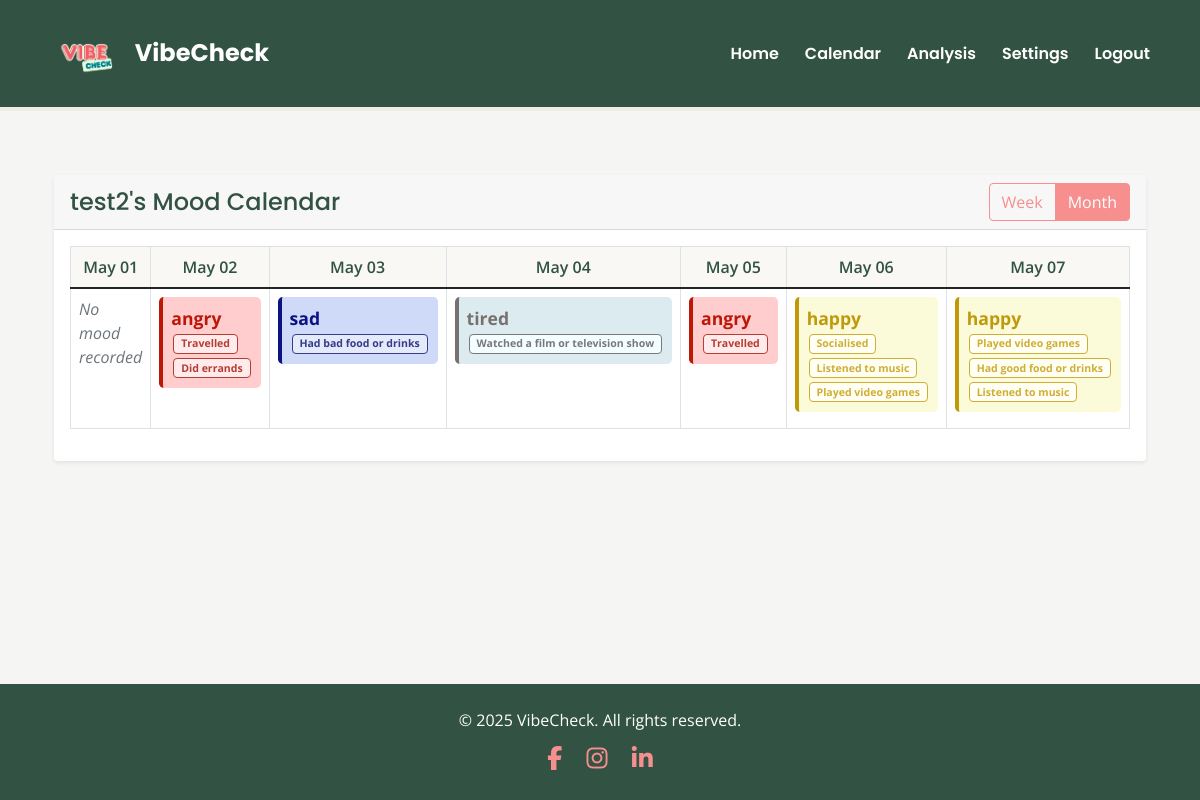
/calendar/test2 (signed in), run on the app's committed database.
### app/models.py (models this page shows, shortened)
class User(UserMixin, db.Model):
    username = db.Column(db.String(30), primary_key=True)
    password = db.Column(db.String(100))
    privacy_setting = db.Column(db.String(20), default='friends')  # Can be 'public', 'friends', or 'private'
    moods = db.relationship('Mood', backref='user', lazy=True)
    friends = db.relationship(
        'User',
        secondary='friendships',
        primaryjoin=username==Friendship.user_id,
        secondaryjoin=username==Friendship.friend_id,
        backref='friend_of'
    )

class Mood(db.Model):
    id = db.Column(db.Integer, primary_key=True)
    mood = db.Column(db.String(50), nullable=False)
    reasons = db.Column(db.String(500), nullable=True)  # JSON string of selected reasons
    timestamp = db.Column(db.DateTime, nullable=False)
    user_id = db.Column(db.String(30), db.ForeignKey('user.username'), nullable=False)
    def get_reasons(self):
        return json.loads(self.reasons) if self.reasons else []
    @staticmethod
    def get_moods_for_date_range(user_id, start_date, end_date):
        moods = Mood.query.filter(
            Mood.user_id == user_id,
            Mood.timestamp >= start_date,
            Mood.timestamp <= end_date
        ).order_by(Mood.timestamp).all()
        mood_dict = {}
        for mood in moods:
            date_str = mood.timestamp.strftime('%Y-%m-%d')
            mood_dict[date_str] = mood
        return mood_dict

### app/main.py (the view, shortened to what this page needs)
@bp.route('/calendar/<user_id>')
@login_required
def calendar_view(user_id):
    user = User.query.get_or_404(user_id)
    today = datetime.now().date()
    week_start = today - timedelta(days=today.weekday())
    week_end = week_start + timedelta(days=6, hours=23, minutes=59, seconds=59)
    month_start = today.replace(day=1)
    if today.month == 12:
        month_end = today.replace(year=today.year + 1, month=1, day=1) - timedelta(days=1)
    else:
        month_end = today.replace(month=today.month + 1, day=1) - timedelta(days=1)
    week_dates = [week_start + timedelta(days=i) for i in range(7)]
    month_dates = []
    current_date = month_start
    while current_date <= month_end:
        month_dates.append(current_date)
        current_date += timedelta(days=1)
    week_moods = Mood.get_moods_for_date_range(user_id, week_start, week_end)
    month_moods = Mood.get_moods_for_date_range(user_id, month_start, month_end)
    return render_template('calendar.html',
                         user=user,
                         week_dates=week_dates,
                         month_dates=month_dates,
                         week_moods=week_moods,
                         month_moods=month_moods)

### app/__init__.py (called while the page is built)
def create_app(config_class=Config):
    app = Flask(__name__)
    app.config.from_object(config_class)
    if csrf_available:
        csrf = CSRFProtect(app)  # moved here to use app context directly
    db.init_app(app)
    login_manager.init_app(app)
    from app.auth import bp as auth_bp
    app.register_blueprint(auth_bp)
    from app.main import bp as main_bp
    app.register_blueprint(main_bp)
    os.makedirs(os.path.join(os.path.dirname(os.path.dirname(__file__)), 'instance'), exist_ok=True)
    from app.models import User, Mood, Friendship
    @login_manager.user_loader
    def load_user(id):
        return User.query.get(str(id))
    return app

### app/templates/calendar.html (shortened to what this page needs)
{% extends "base.html" %}
{% block head %}
<link rel="stylesheet" href="{{ url_for('static', filename='css/calendar.css') }}">
{% endblock %}
{% block content %}
<div class="container mt-4">
    <div class="row">
        <div class="col-12">
            <div class="card border-0 shadow-sm rounded-4 bg-light-subtle">
                <div class="card-header d-flex justify-content-between align-items-center">
                    <h4>{{ user.username }}'s Mood Calendar</h4>
                    <div class="btn-group">
                        <button type="button" class="btn btn-outline-theme" id="weekView">Week</button>
                        <button type="button" class="btn btn-outline-theme active" id="monthView">Month</button>
                    </div>
                </div>
                <div class="card-body">
                    <div id="monthCalendar">
                        <div class="table-responsive">
                            <table class="table table-bordered">
                                <thead>
                                    <tr>
                                        {% for day in month_dates %}
                                        <th>{{ day.strftime('%b %d') }}</th>
                                        {% endfor %}
                                    </tr>
                                </thead>
                                <tbody>
                                    <tr>
                                        {% for day in month_dates %}
                                        <td class="mood-cell" data-date="{{ day.strftime('%Y-%m-%d') }}">
                                            {% set mood = month_moods.get(day.strftime('%Y-%m-%d')) %}
                                            {% if mood %}
                                            <div class="mood-indicator bg-{{ mood.mood }}-subtle rounded-3 p-2 fw-bold">
                                                {{ mood.mood }}
                                                <div class="reasons-list">
                                                    {% for reason in mood.get_reasons() %}
                                                    <span class="reason-{{ mood.mood }} badge">{{ reason }}</span>
                                                    {% endfor %}
                                                </div>
                                            </div>
                                            {% else %}
                                            <div class="text-muted fst-italic">No mood recorded</div>
                                            {% endif %}
                                        </td>
                                        {% endfor %}
                                    </tr>
                                </tbody>
                            </table>
                        </div>
                    </div>
                </div>
            </div>
        </div>
    </div>
</div>
{% endblock %}

### app/static/css/base.css (style rules this page uses)
body { background-color: #F5F5F3; font-family: 'Open Sans', sans-serif; }
.mood-indicator { padding: 0.25rem 0.5rem; border-radius: 0.25rem; font-size: 0.875rem; }

### app/static/css/calendar.css (style rules this page uses)
.mood-cell { height: 100px; padding: 8px; vertical-align: top; background-color: #fff; transition: background-color 0.2s ease-in-out; }
.mood-indicator { font-size: 1.1em; padding: 4px 8px; border-radius: 4px; margin-bottom: 8px; background-color: #f9f8f4; font-family: 'Open Sans', sans-serif; }
.reasons-list { font-size: 0.8em; }
.reasons-list .badge { margin: 2px; display: inline-block; }
.card-header h4 { font-family: 'Poppins', sans-serif; color: #325243; margin: 0; }
.btn-outline-theme { color: #F78F8F; border-color: #F78F8F; background-color: transparent; transition: all 0.2s ease-in-out; }
.btn-outline-theme:hover, .btn-outline-theme.active, .btn-outline-theme:focus { background-color: #F78F8F; color: white; border-color: #F78F8F; }
.table thead th { background-color: #f9f8f4; color: #325243; text-align: center; font-weight: 600; }
.bg-happy-subtle { background-color: #fbfad9; color: #c0990a; border-left: 4px solid #c0990a; }
.reason-happy { background-color: #fffff4; color: #d0ae34; border: 1px solid #d0ae34; }
.bg-sad-subtle { background-color: #cedaf7; color: #0c1282; border-left: 4px solid #0c1282; }
.reason-sad { background-color: #e3eaf9; color: #373b8a; border: 1px solid #373b8a; }
.bg-angry-subtle { background-color: #ffcdcd; color: #bd1708; border-left: 4px solid #bd1708; }
.reason-angry { background-color: #ffebeb; color: #b63d32; border: 1px solid #b63d32; }
.bg-tired-subtle { background-color: #dcebef; color: #78706f; border-left: 4px solid #78706f; }
.reason-tired { background-color: #f4fdff; color: #787878; border: 1px solid #787878; }

### data on the page
User: username "test2"
Mood: mood "angry"
Mood: mood "sad"
Mood: mood "tired"
Mood: mood "angry"
Mood: mood "happy"
Mood: mood "happy"

### other printed values
{{ day.strftime('%b %d') }} "May 01" "May 02" "May 03" "May 04" "May 05" "May 06" "May 07"
{{ reason }} "Travelled" "Did errands" "Had bad food or drinks" "Watched a film or television show" "Travelled" "Socialised" "Listened to music" "Played video games" "Played video games" "Had good food or drinks" "Listened to music"
